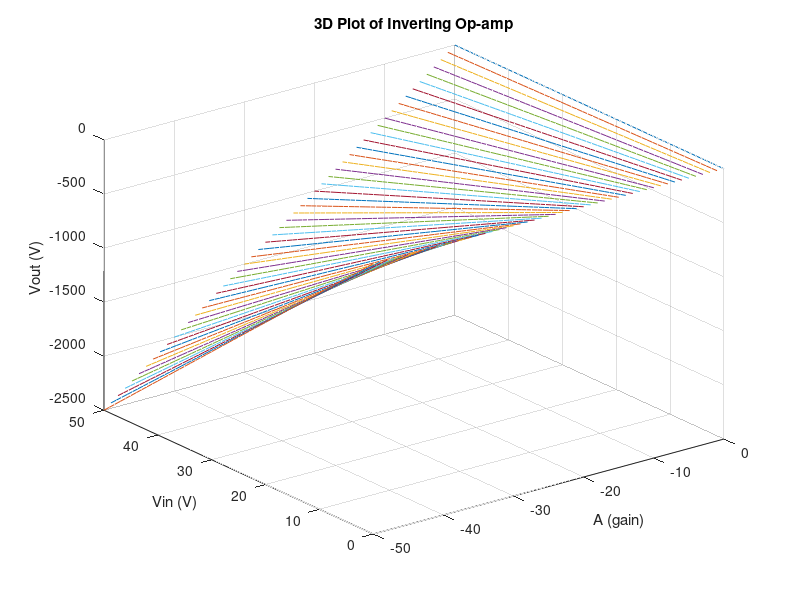

This figure's MATLAB source:
A=0:-1:-50; % -R_2/R_1
Vin = 0:1:50;
[A_grid, Vin_grid] = meshgrid(A, Vin);
Vout = A_grid .* Vin_grid;
plot3(A_grid, Vin_grid, Vout);
xlabel('A (gain)');
ylabel('Vin (V)');
zlabel('Vout (V)');
title('3D Plot of Inverting Op-amp');
grid on;
